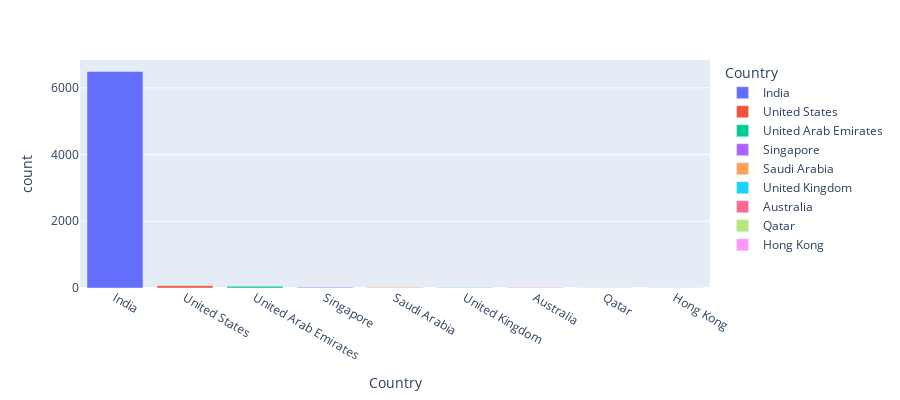

Notebook cell for this chart:
### Code cell
import plotly.express as px
fig = px.bar(country[:9], x='Country', y='count', color='Country', height=400)
fig.show()

### Figure 1 — Plotly figure (JSON) as saved in the notebook; plotly's stock layout.template omitted (floating-point values rounded to 4 significant figures)
{"data": [{"alignmentgroup": "True", "hovertemplate": "Country=%{x}<br>count=%{y}<extra></extra>", "legendgroup": "India", "marker": {"color": "#636efa", "pattern": {"shape": ""}}, "name": "India", "offsetgroup": "India", "orientation": "v", "showlegend": true, "textposition": "auto", "type": "bar", "x": ["India"], "xaxis": "x", "y": [6492], "yaxis": "y"}, {"alignmentgroup": "True", "hovertemplate": "Country=%{x}<br>count=%{y}<extra></extra>", "legendgroup": "United States", "marker": {"color": "#EF553B", "pattern": {"shape": ""}}, "name": "United States", "offsetgroup": "United States", "orientation": "v", "showlegend": true, "textposition": "auto", "type": "bar", "x": ["United States"], "xaxis": "x", "y": [69], "yaxis": "y"}, {"alignmentgroup": "True", "hovertemplate": "Country=%{x}<br>count=%{y}<extra></extra>", "legendgroup": "United Arab Emirates", "marker": {"color": "#00cc96", "pattern": {"shape": ""}}, "name": "United Arab Emirates", "offsetgroup": "United Arab Emirates", "orientation": "v", "showlegend": true, "textposition": "auto", "type": "bar", "x": ["United Arab Emirates"], "xaxis": "x", "y": [53], "yaxis": "y"}, {"alignmentgroup": "True", "hovertemplate": "Country=%{x}<br>count=%{y}<extra></extra>", "legendgroup": "Singapore", "marker": {"color": "#ab63fa", "pattern": {"shape": ""}}, "name": "Singapore", "offsetgroup": "Singapore", "orientation": "v", "showlegend": true, "textposition": "auto", "type": "bar", "x": ["Singapore"], "xaxis": "x", "y": [24], "yaxis": "y"}, {"alignmentgroup": "True", "hovertemplate": "Country=%{x}<br>count=%{y}<extra></extra>", "legendgroup": "Saudi Arabia", "marker": {"color": "#FFA15A", "pattern": {"shape": ""}}, "name": "Saudi Arabia", "offsetgroup": "Saudi Arabia", "orientation": "v", "showlegend": true, "textposition": "auto", "type": "bar", "x": ["Saudi Arabia"], "xaxis": "x", "y": [21], "yaxis": "y"}, {"alignmentgroup": "True", "hovertemplate": "Country=%{x}<br>count=%{y}<extra></extra>", "legendgroup": "United Kingdom", "marker": {"color": "#19d3f3", "pattern": {"shape": ""}}, "name": "United Kingdom", "offsetgroup": "United Kingdom", "orientation": "v", "showlegend": true, "textposition": "auto", "type": "bar", "x": ["United Kingdom"], "xaxis": "x", "y": [15], "yaxis": "y"}, {"alignmentgroup": "True", "hovertemplate": "Country=%{x}<br>count=%{y}<extra></extra>", "legendgroup": "Australia", "marker": {"color": "#FF6692", "pattern": {"shape": ""}}, "name": "Australia", "offsetgroup": "Australia", "orientation": "v", "showlegend": true, "textposition": "auto", "type": "bar", "x": ["Australia"], "xaxis": "x", "y": [13], "yaxis": "y"}, {"alignmentgroup": "True", "hovertemplate": "Country=%{x}<br>count=%{y}<extra></extra>", "legendgroup": "Qatar", "marker": {"color": "#B6E880", "pattern": {"shape": ""}}, "name": "Qatar", "offsetgroup": "Qatar", "orientation": "v", "showlegend": true, "textposition": "auto", "type": "bar", "x": ["Qatar"], "xaxis": "x", "y": [10], "yaxis": "y"}, {"alignmentgroup": "True", "hovertemplate": "Country=%{x}<br>count=%{y}<extra></extra>", "legendgroup": "Hong Kong", "marker": {"color": "#FF97FF", "pattern": {"shape": ""}}, "name": "Hong Kong", "offsetgroup": "Hong Kong", "orientation": "v", "showlegend": true, "textposition": "auto", "type": "bar", "x": ["Hong Kong"], "xaxis": "x", "y": [7], "yaxis": "y"}], "layout": {"barmode": "relative", "height": 400, "legend": {"title": {"text": "Country"}, "tracegroupgap": 0}, "margin": {"t": 60}, "xaxis": {"anchor": "y", "categoryarray": ["India", "United States", "United Arab Emirates", "Singapore", "Saudi Arabia", "United Kingdom", "Australia", "Qatar", "Hong Kong"], "categoryorder": "array", "domain": [0, 1], "title": {"text": "Country"}}, "yaxis": {"anchor": "x", "domain": [0, 1], "title": {"text": "count"}}}}
